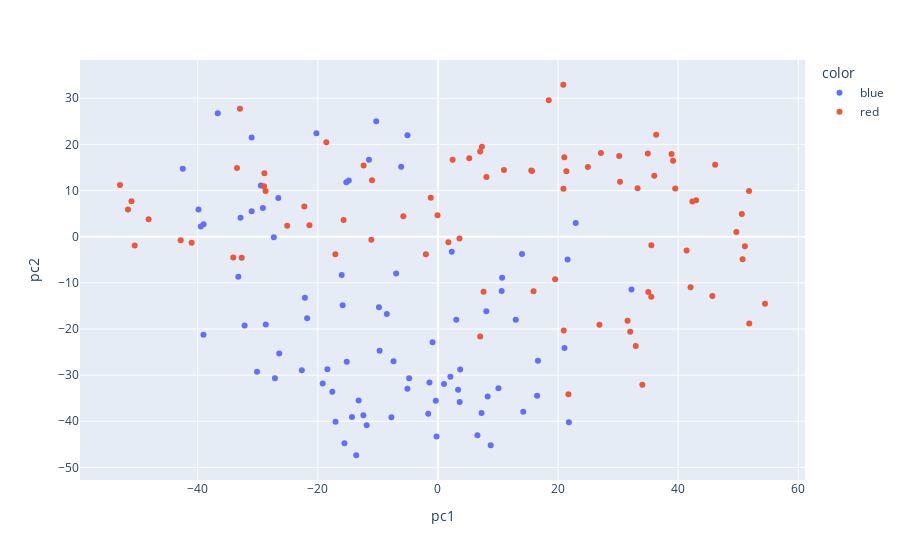

Notebook source saved alongside this figure:
### Markdown cell above
Create a scatter plot of `pc1` and `pc2` below. Use the `colors` list above to color the observations by setting `c=colors`.

### Code cell
# Your code here:

import plotly.express as px
px.scatter(df, x = 'pc1', y = 'pc2', color = labels).show()
